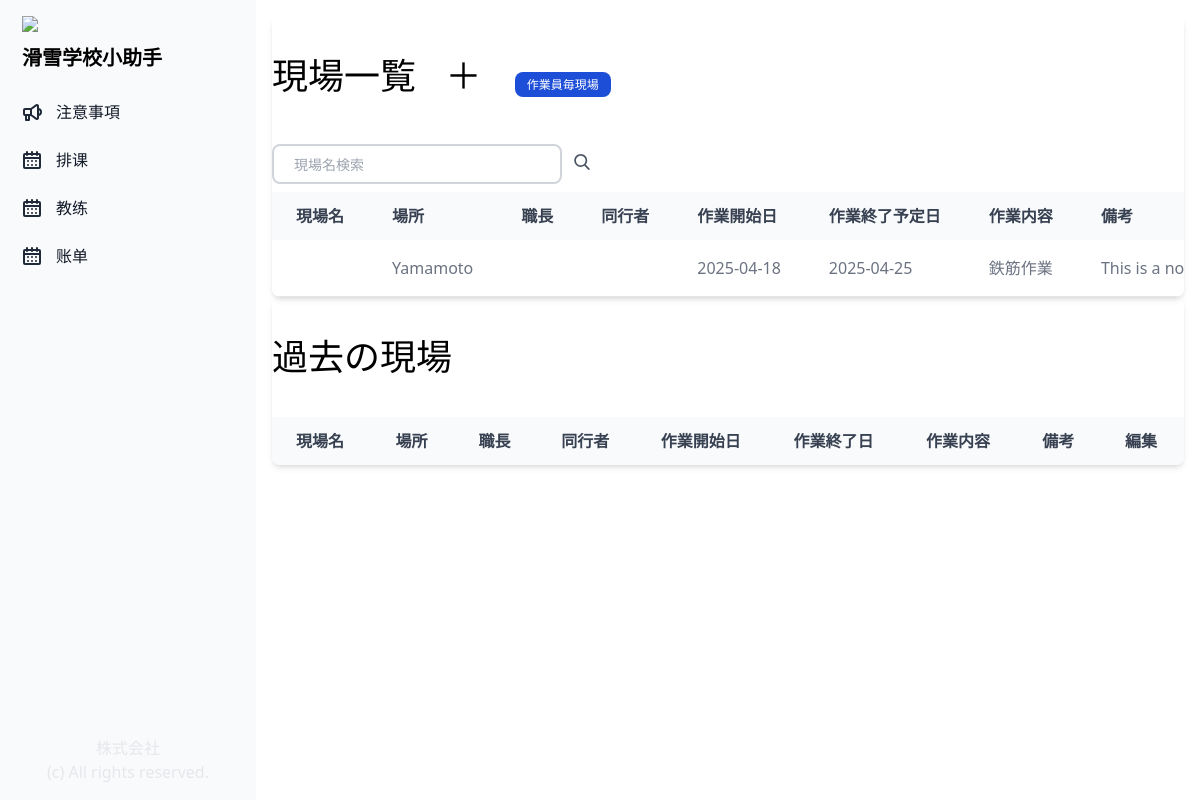
Page /lesson_list/ (signed in) on the earlier database version.
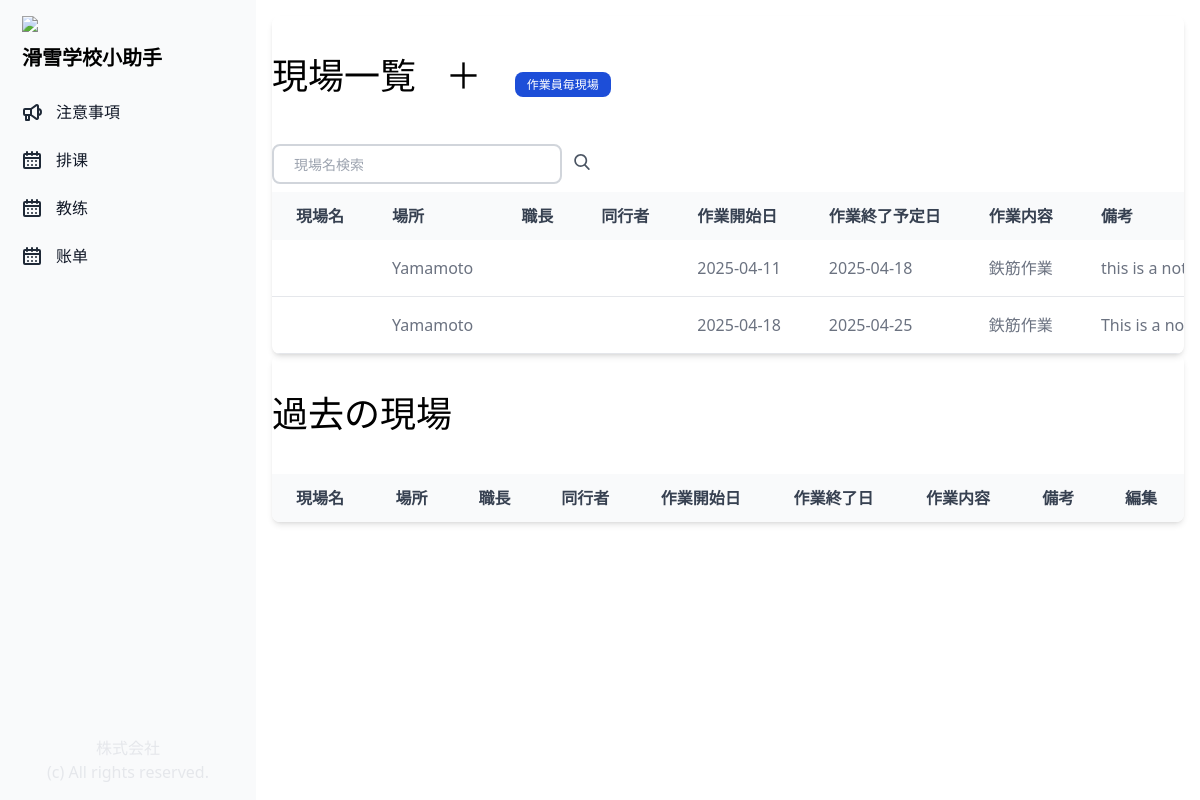
Same page on the later database version.
### manager/models.py (models this page shows, shortened)
class Lesson(models.Model):
    PAYMENT_TYPES = (
        ('現金','現金'),
        ('カード', 'カード'),
        ('電子マネー', '電子マネー'),
        ('未支付', '未支付'),
        )
    instructors = models.ManyToManyField(Profile, related_name="instructors", blank=False)
    client = models.CharField("客人姓名", max_length=255)
    address = models.CharField("酒店", max_length=255)
    jibie = models.CharField("级别", max_length=255)
    job_description = models.CharField("内容", max_length=255, blank=True, null=True)
    payment_type = models.CharField("付款方式", max_length=50, choices=PAYMENT_TYPES, default='未支付')
    payment_amount = models.DecimalField("付款金額", max_digits=10, decimal_places=2, blank=True, null=True)
    payment_date = models.DateTimeField("付款日", blank=True, null=True)
    note = models.CharField("備考", max_length=255, blank=True, null=True)
    start_date = models.DateTimeField("開始日")
    end_date = models.DateTimeField("終了日")
    finished = models.BooleanField("終了", default=False)
    date_created = models.DateTimeField("作成日", auto_now_add=True)

### manager/views.py (the view)
# urls.py: path('lesson_list/', views.lesson_list, name="lesson_list"),
@login_required(login_url='/login_user/')
def lesson_list(request):
    if request.user.is_authenticated:
        lesson_list = Lesson.objects.all().order_by('-date_created')
        genbas = []
        if request.method == "POST":
            keyword = request.POST['keyword']
            result_list = Lesson.objects.filter(name__contains=keyword).order_by('-date_created')
            return render(request, "lesson/lesson_search_list.html", {"result_list": result_list, "keyword": keyword})
        if request.user.profile.contract_type == '下請け':
            for lesson in lesson_list:
                if lesson.head_person == request.user.profile or request.user.profile in lesson.attendees.all():
                    lesson.append(lesson)
        else:
            lessons = lesson_list
    return render(request, "lesson/lesson_list.html", {"lessons": lessons})

### manager/templates/lesson/lesson_list.html (shortened to what this page needs)
{% extends "base.html" %}
{% block content %}
<div class="p-4 sm:ml-64">
    <div class="relative overflow-x-auto shadow-md sm:rounded-lg">
        <div class="px-auto">
            <h1 class="text-4xl py-10">現場一覧
                {% if request.user.profile.contract_type == "下請け" %}
                {% else %}
                <a class="pl-5" href="{% url 'add_lesson' %}">＋</a>
                {% endif %}
                {% if request.user.profile.contract_type == "管理" %}
                <a class="ml-6 text-white bg-blue-700 hover:bg-blue-800 focus:ring-4 focus:ring-blue-300 font-medium rounded-lg text-xs px-3 py-1 me-2 mb-2 dark:bg-blue-600 dark:hover:bg-blue-700 focus:outline-none dark:focus:ring-blue-800"
                    href="{% url 'profile_lesson' %}">作業員毎現場</a>
                {% endif %}
            </h1>
            <form class="py-2 relative mx-auto text-gray-600" method="post">
                <input class="border-2 border-gray-300 bg-white h-10 px-5 pr-16 rounded-lg text-sm focus:outline-none"
                    type="search" name="keyword" placeholder="現場名検索">
                <button type="submit" class="m-auto px-2">
                </button>
            </form>
        </div>
        <table class="w-full text-normal text-left rtl:text-right text-gray-500 dark:text-gray-400">
            <thead
                class="text-normal text-gray-700 uppercase bg-gray-50 whitespace-nowrap dark:bg-gray-700 dark:text-gray-400">
                <tr>
                    <th scope="col" class="px-6 py-3">
                        現場名
                    </th>
                    <th scope="col" class="px-6 py-3">
                        場所
                    </th>
                    <th scope="col" class="px-6 py-3">
                        職長
                    </th>
                    <th scope="col" class="px-6 py-3">
                        同行者
                    </th>
                    <th scope="col" class="px-6 py-3">
                        作業開始日
                    </th>
                    <th scope="col" class="px-6 py-3">
                        作業終了予定日
                    </th>
                    <th scope="col" class="px-6 py-3">
                        作業内容
                    </th>
                    <th scope="col" class="px-6 py-3">
                        備考
                    </th>
                </tr>
            </thead>
            <tbody>
                {% if lessons %}
                {% for lesson in lessons %}
                {% if lesson.finished == False %}
                <tr class="border-b">
                    <th scope="row" class="pl-6 pr-3 py-4 font-medium whitespace-nowrap text-gray-900">
                    </th>
                    <td class="px-6 py-4 whitespace-nowrap">
                        {{ lesson.address }}
                    </td>
                    <td class="px-6 py-4 whitespace-nowrap">
                    </td>
                    <td class="px-6 py-4 whitespace-nowrap">
                    </td>
                    <td class="px-6 py-4 whitespace-nowrap">
                        {{ lesson.start_date | date:"Y-m-j" }}
                    </td>
                    <td class="px-6 py-4 whitespace-nowrap">
                        {{ lesson.end_date | date:"Y-m-j" }}
                    </td>
                    <td class="px-6 py-4 whitespace-nowrap">
                        {{ lesson.job_description }}
                    </td>
                    <td class="px-6 py-4 whitespace-nowrap">
                        {{ lesson.note }}
                    </td>
                </tr>
                {% endif %}
                {% endfor %}
                {% endif %}
            </tbody>
        </table>
    </div>
    <div class="relative overflow-x-auto shadow-md sm:rounded-lg">
        <div class="px-auto">
            <h1 class="text-4xl py-10">過去の現場</h1>
        </div>
        <table class="w-full text-normal text-left rtl:text-right text-gray-500 dark:text-gray-400">
            <thead
                class="text-normal text-gray-700 uppercase bg-gray-50 whitespace-nowrap dark:bg-gray-700 dark:text-gray-400">
                <tr>
                    <th scope="col" class="px-6 py-3">
                        現場名
                    </th>
                    <th scope="col" class="px-6 py-3">
                        場所
                    </th>
                    <th scope="col" class="px-6 py-3">
                        職長
                    </th>
                    <th scope="col" class="px-6 py-3">
                        同行者
                    </th>
                    <th scope="col" class="px-6 py-3">
                        作業開始日
                    </th>
                    <th scope="col" class="px-6 py-3">
                        作業終了日
                    </th>
                    <th scope="col" class="px-6 py-3">
                        作業内容
                    </th>
                    <th scope="col" class="px-6 py-3">
                        備考
                    </th>
                    <th scope="col" class="px-6 py-3">
                        編集
                    </th>
                </tr>
            </thead>
        </table>
    </div>
</div>
{% endblock content %}

### manager/templates/base.html (shortened to what this page needs)
{% load static %}
<!doctype html>
<html lang="en">
<head>
    <script src="https://cdn.tailwindcss.com"></script>
</head>
<body>
    {% include 'components/sidebar.html' %}
    {% block content %}
    {% endblock content %}
</body>
</html>

### manager/templates/components/sidebar.html (shortened to what this page needs)
{% load static %}
<aside id="sidebar"
    class="fixed top-0 left-0 z-40 w-64 h-screen transition-transform -translate-x-full sm:translate-x-0"
    aria-label="Sidebar">
    <div class="h-full px-3 py-4 bg-gray-50 dark:bg-gray-800">
        <div class="flex flex-col h-full justify-content-end">
            <a href=" {% url 'home' %}" class="flex items-center ps-2.5 mb-5">
                <span class="self-center font-semibold dark:text-white">
                    <img src="../static/images/esken_logo.png" class="mb-3" />
                    <p class="text-xl">
                        滑雪学校小助手
                    </p>
                </span>
            </a>
            <ul class="space-y-2 font-medium">
                <li>
                    <a href="{% url 'home' %}"
                        class="flex items-center p-2 text-gray-900 rounded-lg dark:text-white hover:bg-gray-100 dark:hover:bg-gray-700 group">
                        <span class="ms-3">注意事項</span>
                    </a>
                </li>
                <li>
                    <a href="{% url 'schedule' %}"
                        class="flex items-center p-2 text-gray-900 rounded-lg dark:text-white hover:bg-gray-100 dark:hover:bg-gray-700 group">
                        <span class="flex-1 ms-3 whitespace-nowrap">排课</span>
                    </a>
                </li>
                <li>
                    <a href="{% url 'profile_list' %}"
                        class="flex items-center p-2 text-gray-900 rounded-lg dark:text-white hover:bg-gray-100 dark:hover:bg-gray-700 group">
                        <span class="flex-1 ms-3 whitespace-nowrap">教练</span>
                    </a>
                </li>
                <li>
                    <a href="#"
                        class="flex items-center p-2 text-gray-900 rounded-lg dark:text-white hover:bg-gray-100 dark:hover:bg-gray-700 group">
                        <span class="flex-1 ms-3 whitespace-nowrap">账单</span>
                    </a>
                </li>
            </ul>
        </div>
        <p class="absolute bottom-10 right-0 left-0 text-center text-gray-200">株式会社</p>
        <p class="absolute bottom-4 right-0 left-0 text-center text-gray-200">(c) All rights reserved.</p>
    </div>
</aside>

Differences in the rows shown:
added Lesson: address "Yamamoto", start_date "2025-04-11", end_date "2025-04-18", job_description "鉄筋作業", note "this is a…"
